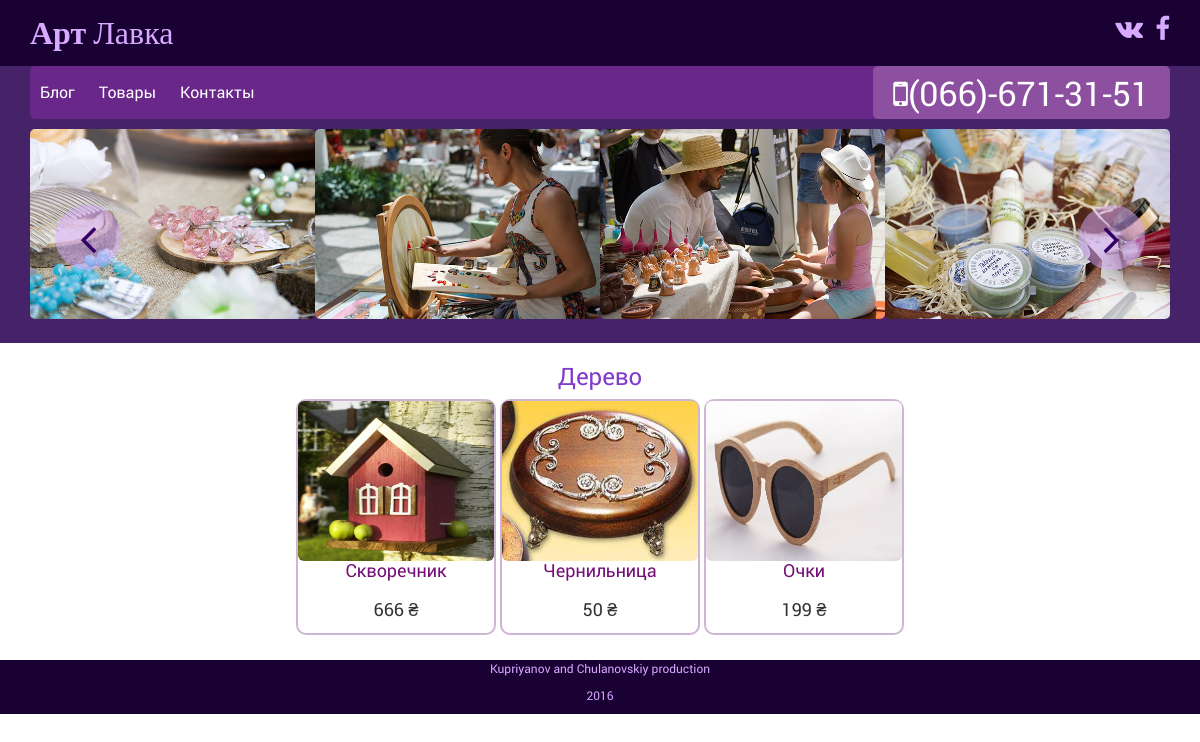
The page /store/category/4/ on the database its author committed.
### wood/models.py (models this page shows, shortened)
class Category(models.Model):
    class Meta:
        ordering = ('name',)
        verbose_name = 'Category'
        verbose_name_plural = 'Categories'
    name = models.CharField(max_length=100)

class Product(models.Model):
    name = models.CharField(max_length=100)
    image = models.ImageField(upload_to='img/shop/', default=None)
    description = models.TextField()
    price = models.PositiveIntegerField()
    category = models.ForeignKey('Category', on_delete=models.CASCADE, null=True)
    def short_name(self):
        short = ' '.join(self.name[:40].split(' '))
        return short

### wood/views.py (the view)
# urls.py: url(r'^store/category/(?P<category_id>[0-9]+)/$', views.store_category, name='store_category'),
def store_category(request, category_id):
    category = Category.objects.get(id=category_id)
    get_by_category = Product.objects.filter(category=category_id)
    content = {'products': get_by_category, 'category': category}
    return render(request, 'wood/store_category.html', content)

### wood/templates/wood/store_category.html (shortened to what this page needs)
{% extends 'wood/base.html' %}
{% block content %}
    <div class="container">
     <div class='col-md-12 store'>
        <div class="store_category_name">
            <h3>{{ category.name }}</h3>
        </div>
            {% for product in products %}
            <div class="store_page_items">
                <img src="{{ product.image.url }}" alt='{{ product.name }}' class="store_images img-rounded img-responsive"/>
                <div class="store_page_items_info">
                    <div class="store_page_items_name">
                    <span><a href="{% url 'store_item' product.id %}">{{ product.short_name }}</a></span>
                    </div><p>{{ product.price }} &#8372</p>
                </div>
            </div>
            {% endfor %}
     </div>
    </div>
{% endblock %}

### wood/static/wood/css/main.css (style rules this page uses)
body { font-family: "RobotoRegular", sans-serif; font-size: 16px; }
h2, h3 { color: #803acc; font-family: 'RobotoRegular', sans-serif; }
a { color: rgb(116, 15, 120); }
.store { width: 100%; text-align: center; }
.store_category_name { text-align: center; margin: 5px 0; }
.store_page_items { width: 200px; display: inline-block; border: solid 2px rgba(98, 10, 112, 0.3); border-radius: 10px; margin-bottom: 25px; }
.store_page_items_info { position: relative; font-size: 18px; margin-bottom: 0; text-align: center; }
.store_page_items_name { height: 2em; margin-bottom: 0; line-height: 100%; }
.store_images { height: 160px; width: 100%; }

### rows shown on the page
Category: name "Дерево"
Product: image (picture), short_name "Скворечник", price "666"
Product: image (picture), short_name "Чернильница", price "50"
Product: image (picture), short_name "Очки", price "199"
